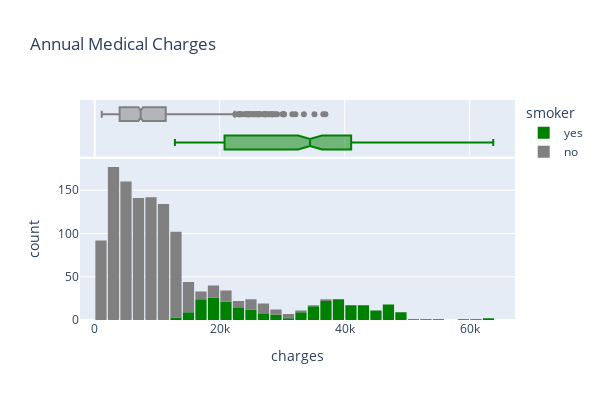

This figure's notebook cell:
### Markdown cell above
### **Charges**

### Code cell
fig = px.histogram(data_frame= df
                   , x='charges'
                   , marginal='box'
                   , color='smoker'
                   , color_discrete_sequence=['green', 'grey']
                   , title='Annual Medical Charges'
                   , height = 400
                   , width = 600)
fig.update_layout(bargap=0.1)
fig.show()

### Figure 1 — Plotly figure (JSON) as saved in the notebook; plotly's stock layout.template omitted (floating-point values rounded to 4 significant figures; data arrays with more than 128 entries replaced by an {"elided": "..."} marker saying what was removed)
{"data": [{"alignmentgroup": "True", "bingroup": "x", "hovertemplate": "smoker=yes<br>charges=%{x}<br>count=%{y}<extra></extra>", "legendgroup": "yes", "marker": {"color": "green", "pattern": {"shape": ""}}, "name": "yes", "offsetgroup": "yes", "orientation": "v", "showlegend": true, "type": "histogram", "x": {"elided": "274 float values"}, "xaxis": "x", "yaxis": "y"}, {"alignmentgroup": "True", "hovertemplate": "smoker=yes<br>charges=%{x}<extra></extra>", "legendgroup": "yes", "marker": {"color": "green"}, "name": "yes", "notched": true, "offsetgroup": "yes", "showlegend": false, "type": "box", "x": {"elided": "274 float values"}, "xaxis": "x2", "yaxis": "y2"}, {"alignmentgroup": "True", "bingroup": "x", "hovertemplate": "smoker=no<br>charges=%{x}<br>count=%{y}<extra></extra>", "legendgroup": "no", "marker": {"color": "grey", "pattern": {"shape": ""}}, "name": "no", "offsetgroup": "no", "orientation": "v", "showlegend": true, "type": "histogram", "x": {"elided": "1064 float values"}, "xaxis": "x", "yaxis": "y"}, {"alignmentgroup": "True", "hovertemplate": "smoker=no<br>charges=%{x}<extra></extra>", "legendgroup": "no", "marker": {"color": "grey"}, "name": "no", "notched": true, "offsetgroup": "no", "showlegend": false, "type": "box", "x": {"elided": "1064 float values"}, "xaxis": "x2", "yaxis": "y2"}], "layout": {"bargap": 0.1, "barmode": "relative", "height": 400, "legend": {"title": {"text": "smoker"}, "tracegroupgap": 0}, "title": {"text": "Annual Medical Charges"}, "width": 600, "xaxis": {"anchor": "y", "domain": [0, 1], "title": {"text": "charges"}}, "xaxis2": {"anchor": "y2", "domain": [0, 1], "matches": "x", "showgrid": true, "showticklabels": false}, "yaxis": {"anchor": "x", "domain": [0, 0.7326], "title": {"text": "count"}}, "yaxis2": {"anchor": "x2", "domain": [0.7426, 1], "matches": "y2", "showgrid": false, "showline": false, "showticklabels": false, "ticks": ""}}}
